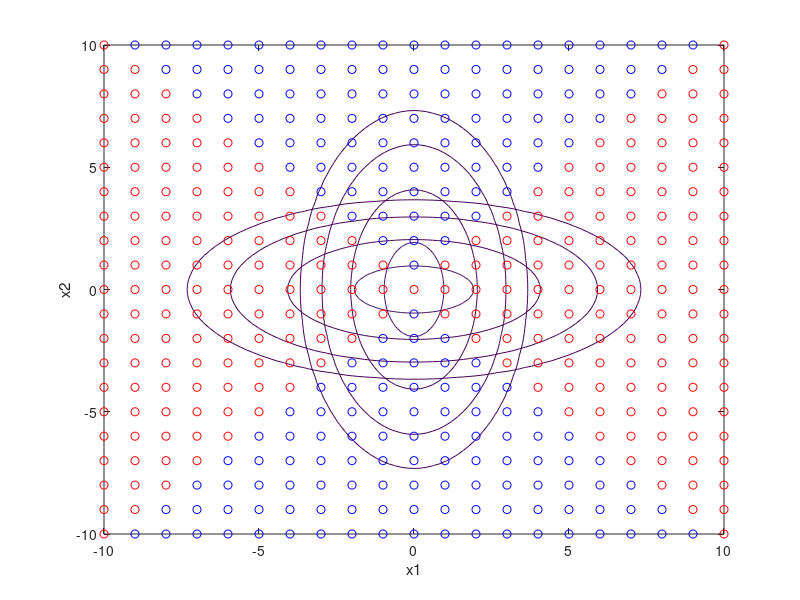

Write the MATLAB code that produced this figure.
mu1 = [0,0];
mu2 = mu1 ;
sigma1 = [1 0; 0 4] ;
sigma2 = [4 0; 0 1] ;

[X1, X2] = meshgrid(-10:0.2:10) ;
F1 = mvnpdf([X1(:) X2(:)],mu1,sigma1);
F1 = reshape(F1,length(X2),length(X1));

F2 = mvnpdf([X1(:) X2(:)],mu2,sigma2);
F2 = reshape(F2,length(X2),length(X1));

contour(X1,X2,F1,[.0001 .001 .01 .05:.1:.95 .99 .999 .9999]);
hold on;
contour(X1,X2,F2,[.0001 .001 .01 .05:.1:.95 .99 .999 .9999]);
hold on ;
xlabel('x1'); ylabel('x2');

[X1, X2] = meshgrid(-10:10) ;

fun1 = @(x1, x2)(x2^2 - x1^2) ;
label1 = zeros(size(X1,2) , size(X2,2)) ;
label2 = zeros(size(X1,2) , size(X2,2)) ;
for i = 1 :size(X1,2)
    for j = 1 : size(X2,2)
        if(fun1(X1(1,i) , X2(j,1)) > 0)
            scatter(X1(1,i), X2(j,1) , 'b') ;
            drawnow ;
            hold on ;
        else
            scatter(X1(1,i), X2(j,1) , 'r') ;
            drawnow ;
            hold on ;
        end
    end
end
